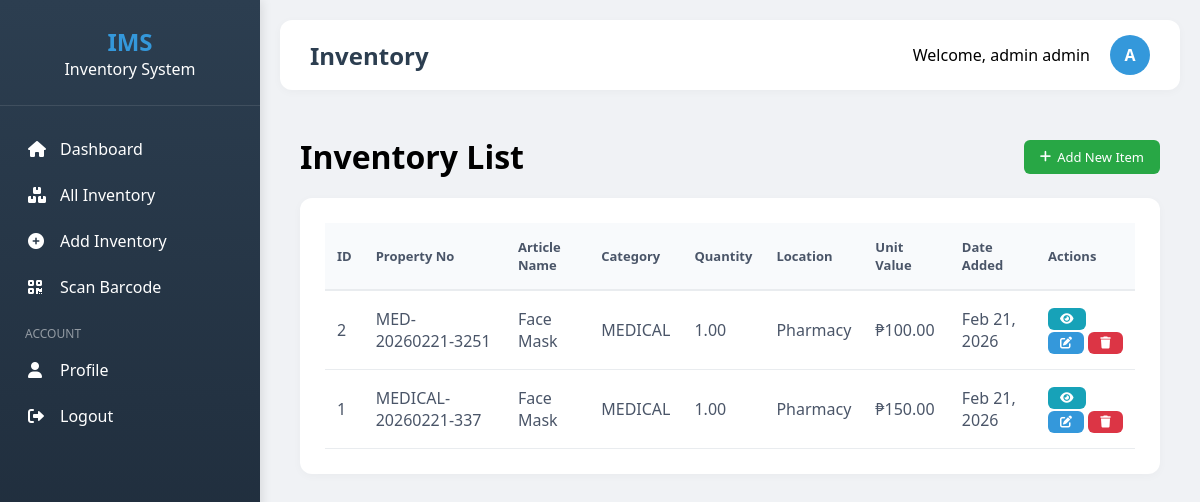
The page /admin/inventory.php (signed in) on the database its author committed.
### tables this page shows
CREATE TABLE `inventory` (
  `id` int(11) NOT NULL,
  `article_name` varchar(255) NOT NULL,
  `description` text DEFAULT NULL,
  `property_no` varchar(120) DEFAULT NULL,
  `uom` varchar(50) DEFAULT NULL,
  `qty_property_card` decimal(12,2) DEFAULT 0.00,
  `qty_physical_count` decimal(12,2) DEFAULT 0.00,
  `location_id` int(11) DEFAULT NULL,
  `condition_text` varchar(100) DEFAULT NULL,
  `remarks` text DEFAULT NULL,
  `certified_correct` text DEFAULT NULL,
  `approved_by` int(11) DEFAULT NULL,
  `verified_by` int(11) DEFAULT NULL,
  `section_id` int(11) DEFAULT NULL,
  `date_added` timestamp NOT NULL DEFAULT current_timestamp(),
  `date_updated` timestamp NULL DEFAULT NULL,
  `fund_cluster` varchar(50) DEFAULT NULL,
  `unit_value` decimal(12,2) DEFAULT 0.00,
  `equipment_id` int(11) DEFAULT 1,
  `type_equipment` varchar(50) DEFAULT '',
  `category` varchar(50) DEFAULT '',
  `allocate_to` int(11) DEFAULT NULL,
  `barcode_data` varchar(255) DEFAULT NULL,
  `barcode_image` longblob DEFAULT NULL
);

CREATE TABLE `departments` (
  `id` int(11) NOT NULL,
  `building_id` int(11) DEFAULT NULL,
  `name` varchar(255) NOT NULL
);

### includes/functions.php (called while the page is built, shortened)
<?php
require_once __DIR__ . '/../config/database.php';
function formatDate($date, $format = 'M d, Y') {
    return date($format, strtotime($date));
}
function formatCurrency($amount) {
    return '₱' . number_format($amount, 2);
}
function getAllInventory() {
    global $conn;
    $query = "SELECT i.*, d.name as location_name, s.name as section_name
              FROM inventory i
              LEFT JOIN departments d ON i.location_id = d.id
              LEFT JOIN sections s ON i.section_id = s.id
              ORDER BY i.date_added DESC";
    $result = $conn->query($query);
    $items = [];
    while ($row = $result->fetch_assoc()) {
        $items[] = $row;
    }
    return $items;
}
?>

### admin/inventory.php (the view, shortened to what this page needs)
<?php
require_once '../includes/header.php';
require_once '../includes/functions.php';
$inventory = getAllInventory();
?>
<?php include '../includes/sidebar.php'; ?>
<div style="padding: 20px;">
    <div class="table-header" style="justify-content: space-between; margin-bottom: 20px;">
        <h1>Inventory List</h1>
        <a href="add_inventory.php" class="btn btn-success">
            <i class="fas fa-plus"></i> Add New Item
        </a>
    </div>
    <div class="table-container">
        <table>
            <thead>
                <tr>
                    <th>ID</th>
                    <th>Property No</th>
                    <th>Article Name</th>
                    <th>Category</th>
                    <th>Quantity</th>
                    <th>Location</th>
                    <th>Unit Value</th>
                    <th>Date Added</th>
                    <th>Actions</th>
                </tr>
            </thead>
            <tbody>
                <?php foreach ($inventory as $item): ?>
                <tr>
                    <td><?php echo $item['id']; ?></td>
                    <td><?php echo htmlspecialchars($item['property_no']); ?></td>
                    <td><?php echo htmlspecialchars($item['article_name'] ?: $item['description']); ?></td>
                    <td><?php echo htmlspecialchars($item['category']); ?></td>
                    <td><?php echo $item['qty_physical_count']; ?></td>
                    <td><?php echo htmlspecialchars($item['location_name'] ?? 'N/A'); ?></td>
                    <td><?php echo formatCurrency($item['unit_value']); ?></td>
                    <td><?php echo formatDate($item['date_added']); ?></td>
                    <td>
                        <a href="view_inventory.php?id=<?php echo $item['id']; ?>" class="btn btn-info btn-sm">
                            <i class="fas fa-eye"></i>
                        </a>
                        <a href="edit_inventory.php?id=<?php echo $item['id']; ?>" class="btn btn-primary btn-sm">
                            <i class="fas fa-edit"></i>
                        </a>
                        <a href="delete_inventory.php?id=<?php echo $item['id']; ?>"
                           class="btn btn-danger btn-sm"
                           onclick="return confirm('Are you sure?')">
                            <i class="fas fa-trash"></i>
                        </a>
                    </td>
                </tr>
                <?php endforeach; ?>
            </tbody>
        </table>
    </div>
</div>
<?php include '../includes/footer.php'; ?>

### assets/css/style.css (style rules this page uses)
* { margin: 0; padding: 0; box-sizing: border-box; font-family: 'Segoe UI', Tahoma, Geneva, Verdana, sans-serif; }
body { background-color: #f0f2f5; display: flex; height: 100vh; overflow: hidden; }
.table-container { background: #fff; border-radius: 12px; padding: 25px; box-shadow: 0 2px 10px rgba(0,0,0,0.03); margin-bottom: 30px; }
.table-header { display: flex; justify-content: space-between; align-items: center; margin-bottom: 20px; }
table { width: 100%; border-collapse: collapse; }
th { text-align: left; padding: 15px 12px; background: #f8fafc; color: #4a5568; font-weight: 600; font-size: 13px; border-bottom: 2px solid #e9ecef; }
td { padding: 15px 12px; border-bottom: 1px solid #e9ecef; color: #4a5568; }
.btn { padding: 8px 16px; border: none; border-radius: 6px; cursor: pointer; font-size: 13px; font-weight: 500; text-decoration: none; display: inline-flex; align-items: center; gap: 6px; }
.btn-primary { background: #3498db; color: #fff; }
.btn-success { background: #28a745; color: #fff; }
.btn-danger { background: #dc3545; color: #fff; }
.btn-info { background: #17a2b8; color: #fff; }
.btn-sm { padding: 5px 12px; font-size: 12px; }

### rows shown on the page
inventory: id "2", property_no "MED-20260221-3251", article_name "Face Mask", category "MEDICAL", qty_physical_count "1.00", location.name "Pharmacy", unit_value "₱100.00", date_added "Feb 21, 2026"
inventory: id "1", property_no "MEDICAL-20260221-337", article_name "Face Mask", category "MEDICAL", qty_physical_count "1.00", location.name "Pharmacy", unit_value "₱150.00", date_added "Feb 21, 2026"

### other values the page prints
str_replace('_', ' ', $page) "Inventory"
$_SESSION['fullname'] "admin admin"
substr($_SESSION['username'] ?? 'U', 0, 1) "A"
